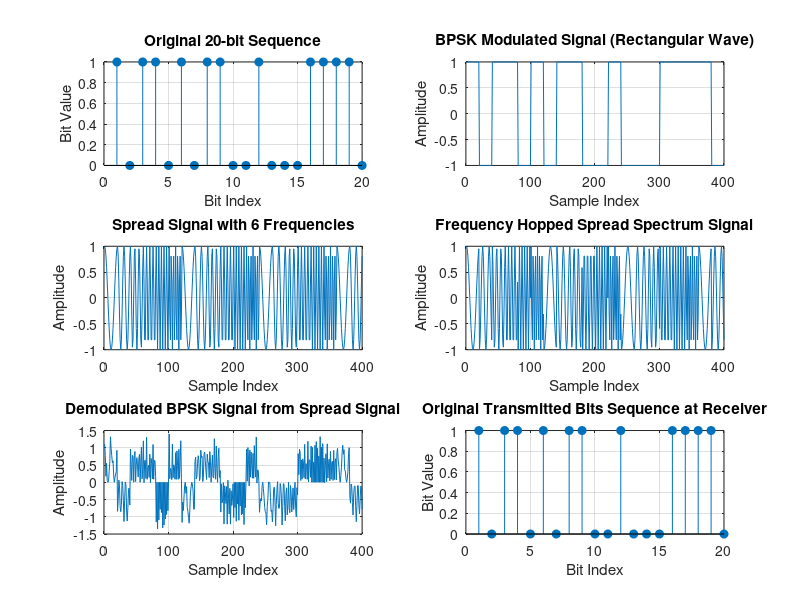

The MATLAB source for this figure:

numBits = 20; 
numHops = 6; 
hopFrequencies = [1, 2, 3, 4, 5, 6] * 1e3;
hopDuration = 1e-3; 
snr = 10; 
fs = 20e3;

dataBits = randi([0 1], numBits, 1);

modulatedData = 2*dataBits - 1; % BPSK mapping (0 -> -1, 1 -> 1)
bpskSignal = repelem(modulatedData, hopDuration*fs); 

t = (0:1/fs:hopDuration-1/fs)';
fhssSignal = [];
hopSignal = [];
for i = 1:numBits
    hopIdx = mod(i-1, numHops) + 1;
    freq = hopFrequencies(hopIdx);
    carrier = cos(2*pi*freq*t);
    hopSignal = [hopSignal; carrier];
    fhssSignal = [fhssSignal; bpskSignal((i-1)*length(t)+1:i*length(t)) .* carrier];
end

receivedSignal = awgn(fhssSignal, snr, 'measured');

demodulatedSignal = [];
receivedBits = zeros(numBits, 1);
for i = 1:numBits
    hopIdx = mod(i-1, numHops) + 1;
    freq = hopFrequencies(hopIdx);
    carrier = cos(2*pi*freq*t);
    segment = receivedSignal((i-1)*length(t)+1:i*length(t));
    demodulated = segment .* carrier;
    demodulatedSignal = [demodulatedSignal; demodulated];
    receivedBits(i) = sum(demodulated) > 0;
end

figure;

subplot(3, 2, 1);
stem(dataBits, 'filled');
title('Original 20-bit Sequence');
xlabel('Bit Index');
ylabel('Bit Value');
grid on;

subplot(3, 2, 2);
plot(bpskSignal);
title('BPSK Modulated Signal (Rectangular Wave)');
xlabel('Sample Index');
ylabel('Amplitude');
grid on;

subplot(3, 2, 3);
plot(hopSignal);
title('Spread Signal with 6 Frequencies');
xlabel('Sample Index');
ylabel('Amplitude');
grid on;

subplot(3, 2, 4);
plot(fhssSignal);
title('Frequency Hopped Spread Spectrum Signal');
xlabel('Sample Index');
ylabel('Amplitude');
grid on;

subplot(3, 2, 5);
plot(demodulatedSignal);
title('Demodulated BPSK Signal from Spread Signal');
xlabel('Sample Index');
ylabel('Amplitude');
grid on;

subplot(3, 2, 6);
stem(receivedBits, 'filled');
title('Original Transmitted Bits Sequence at Receiver');
xlabel('Bit Index');
ylabel('Bit Value');
grid on;

BER_FHSS = sum(dataBits ~= receivedBits) / numBits;
fprintf('FHSS BER: %e\n', BER_FHSS);
